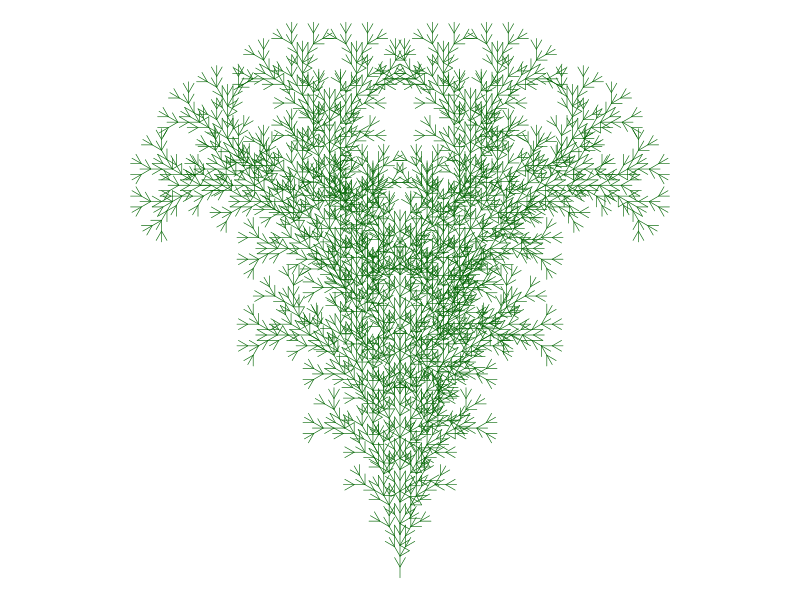
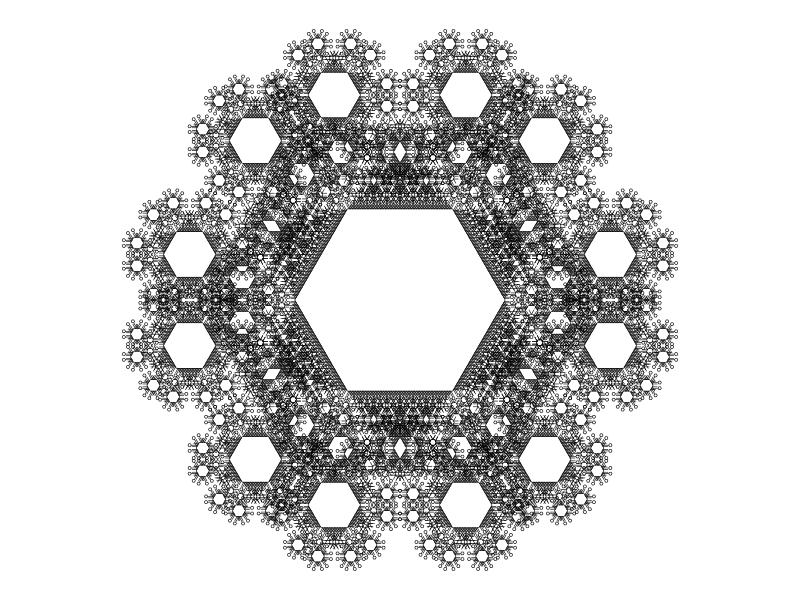
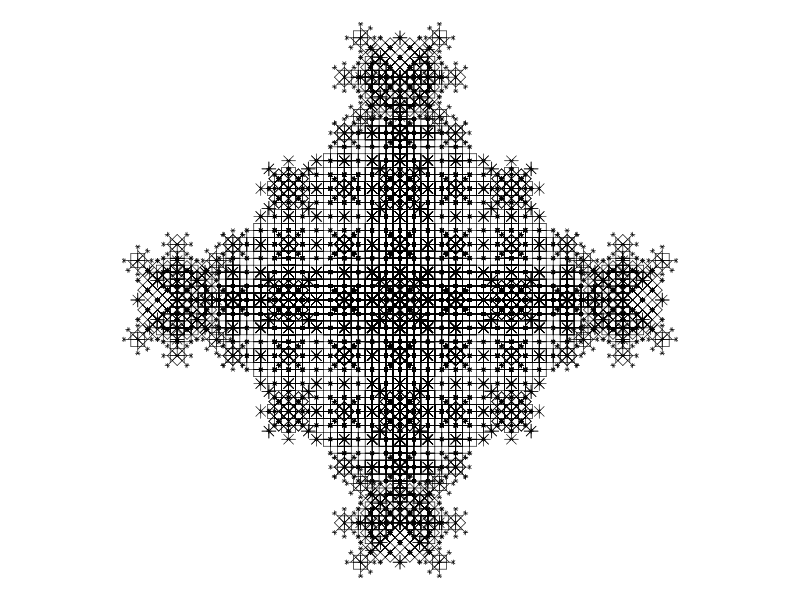

Reproduce these figures in R, in order. (Note: this script raises an error after producing the figures.)
## ---- chunk 1
subtrahend = 2
## ---- chunk 2
getstr = function(start="A",
                  rules=list("A"="A[+A][-A]b","b"="[+C][-C]","C"="CC"),
                  n=10){
    st = start
    for(jj in 1:n){
        ss = strsplit(st,"")[[1]]
        s2 = ss
        for(i in names(rules)){
            s2[ss==i] = rules[[i]]
        }
        st = paste0(s2,collapse="")
    }
    return(st)
}

getxyc = function(string="AA+AA+AA+A+A",angle=pi/2,angle_initial=pi/2){
    switch = 1
    d = angle_initial
    x = 0
    y = 0
    dsave = numeric()
    xsave = numeric()
    ysave = numeric()
    chs = strsplit(string,"")[[1]]
    xl = numeric(sum(chs %in% LETTERS)+sum(chs=="]")+1)
    yl = numeric(sum(chs %in% LETTERS)+sum(chs=="]")+1)
    draw = numeric(sum(chs %in% LETTERS)+sum(chs=="]")+1)
    j = 0
    for(i in 1:nchar(string)){
        ch = chs[i]
        cn = as.integer(charToRaw(ch))
        if(cn>=as.integer(charToRaw("A")) && cn<=as.integer(charToRaw("L"))){
            j = j+1
            draw[j+1] = 1
            x = x+cos(d)
            y = y+sin(d)
            xl[j+1] = x
            yl[j+1] = y
        }
        if(cn>=as.integer(charToRaw("M")) && cn<=as.integer(charToRaw("Z"))){
            j = j+1
            draw[j+1] = 0
            x = x+cos(d)
            y = y+sin(d)
            xl[j+1] = x
            yl[j+1] = y
        }
        if(cn==as.integer(charToRaw("["))){
            dsave = c(dsave,d)
            xsave = c(xsave,x)
            ysave = c(ysave,y)
        }
        if(cn==as.integer(charToRaw("]"))){
            j = j+1
            draw[j+1] = 0
            x = xsave[length(xsave)]
            y = ysave[length(ysave)]
            d = dsave[length(dsave)]
            if(length(xsave)>1){
                xsave = xsave[1:(length(xsave)-1)]
                ysave = ysave[1:(length(ysave)-1)]
                dsave = dsave[1:(length(dsave)-1)]
            } else {
                xsave = numeric()
                ysave = numeric()
                dsave = numeric()
            }
            xl[j+1] = x
            yl[j+1] = y
        }
        if(cn==as.integer(charToRaw("-"))){
            d = d-angle*switch
        }
        if(cn==as.integer(charToRaw("+"))){
            d = d+angle*switch
        }
        if(cn==as.integer(charToRaw("."))){
            switch = switch*(-1)
        }
    }
    
    xwid = max(xl)-min(xl)
    ywid = max(yl)-min(yl)
    xmid = (max(xl)+min(xl))/2
    ymid = (max(yl)+min(yl))/2
    wid = max(c(xwid,ywid))
    x2 = (xl-xmid)/wid*2
    y2 = (yl-ymid)/wid*2
    return(list(x2,y2,draw))
}

makeplot = function(xyd,lwd=1,col="blue"){
    x = xyd[[1]]
    y = xyd[[2]]
    d = xyd[[3]]
    plot(0,0,"n",xlim=c(-1,1),ylim=c(-1,1),axes=F,ann=F)
    starts = numeric()
    if(d[1]){
        starts = c(1)
    }
    starts = c(starts,which(diff(d)==1))
    ends = which(diff(d)==-1)
    if(d[length(d)]==1){
        ends = c(ends,length(d))
    }
    for(i in 1:length(starts)){
        lines(x[starts[i]:ends[i]],y[starts[i]:ends[i]],lwd=lwd,col=col)
    }
}

catinfo = function(angle,start,rules,N){
    cat(paste0("Angle = ",angle,"°\n"))
    cat(paste0("Start = ",start))
    cat("\n")
    cat("Rules:")
    cat("\n")
    cat(paste0("  ",names(rules)," > ",rules,collapse="\n"))
    cat(paste0("\nNumber of recursions = ",N))
}
## ---- chunk 3
par(mar=c(0,0,0,0),oma=c(0,0,0,0),pty="s")
angle = 30
N = 7
start_angle = 90
start = "A"
rules = list("A"="A[+A][-A]B",
             "B"="[--B]A")
s = getstr(start,rules,N)
xyc = getxyc(s,angle/180*pi,angle_initial=start_angle/180*pi)
# print(xyc[[3]])
makeplot(xyc,lwd=0.6,col="darkgreen")
## ---- chunk 4
catinfo(angle,start,rules,N)
## ---- chunk 5
par(mar=c(0,0,0,0),oma=c(0,0,0,0),pty="s")
angle = 60
N = 7
start_angle = 0
start = "A"
rules = list("A"="-B+B+B+B+B+B",
             "B"="B[--CCA][-CCA]B",
             "C"="CC")
s = getstr(start,rules,N)
xyc = getxyc(s,angle/180*pi,angle_initial=start_angle/180*pi)
makeplot(xyc,lwd=0.6,col="black")
## ---- chunk 6
catinfo(angle,start,rules,N)
## ---- chunk 7
par(mar=c(0,0,0,0),oma=c(0,0,0,0),pty="s")
start = "A"
rules = list("A"="[----AAB][--AAB][++AAB]AAB",
             "B"="[-C][+C][--C][++C][---C][+++C]",
             "C"="CAB")
angle = 45
start_angle = 0
N = 6
s = getstr(start,rules,N)
xyc = getxyc(s,angle/180*pi,angle_initial=start_angle/180*pi)
makeplot(xyc,lwd=0.6,col="black")
## ---- chunk 8
catinfo(angle,start,rules,N)
## ---- chunk 9
par(mar=c(0,0,0,0),oma=c(0,0,0,0),pty="s")
start = "A"
rules = list("A"="[-AAB][--AAB][+AAB][++AAB]AAB",
             "B"="[-C][+C][--C][++C]CA",
             "C"="CC")
angle = 72
start_angle = 72/4
N = 5
s = getstr(start,rules,N)
xyc = getxyc(s,angle/180*pi,angle_initial=start_angle/180*pi)
makeplot(xyc,lwd=0.6,col="black")
## ---- chunk 10
catinfo(angle,start,rules,N)
## ---- chunk 11
par(mar=c(0,0,0,0),oma=c(0,0,0,0),pty="s")
start = "a"
rules = list("a"="-B+B+B+B+B+B",
             "B"="BB[-CCa]",
             "C"="CC")
angle = 60
start_angle = 0
N = 9
s = getstr(start,rules,N)
xyc = getxyc(s,angle/180*pi,angle_initial=start_angle/180*pi)
makeplot(xyc,lwd=1,col="black")
## ---- chunk 12
catinfo(angle,start,rules,N)
## ---- chunk 13
par(mar=c(0,0,0,0),oma=c(0,0,0,0),pty="s")
start = "A"
rules = list("A"="B+B+B+B+B",
             "B"="[-CCA]BB",
             "C"="CC")
angle = 72
start_angle = 0
N = 9
s = getstr(start,rules,N)
xyc = getxyc(s,angle/180*pi,angle_initial=start_angle/180*pi)
makeplot(xyc,lwd=1,col="black")
## ---- chunk 14
catinfo(angle,start,rules,N)
## ---- chunk 15
par(mar=c(0,0,0,0),oma=c(0,0,0,0),pty="s")
start = "A"
rules = list("A"="+A-B-B[B]",
             "B"="-B+A+A[A]")
angle = 45
start_angle = 0
N = 8
s = getstr(start,rules,N)
xyc = getxyc(s,angle/180*pi,angle_initial=start_angle/180*pi)
makeplot(xyc,lwd=1,col="black")
## ---- chunk 16
catinfo(angle,start,rules,N)
## ---- chunk 17
par(mar=c(0,0,0,0),oma=c(0,0,0,0),pty="s")
start = "A"
rules = list("A"="AA[-A][+A]")
angle = 90
start_angle = 0
N = 8
s = getstr(start,rules,N)
xyc = getxyc(s,angle/180*pi,angle_initial=start_angle/180*pi)
makeplot(xyc,lwd=1,col="black")
## ---- chunk 18
catinfo(angle,start,rules,N)
## ---- chunk 19
par(mar=c(0,0,0,0),oma=c(0,0,0,0),pty="s")
start = "A"
rules = list("A"="AcbcA",
             "b"="[+A][-A][++A][--A][+++A][---A][++++A][----A][+++++A][-----A]",
             "c"="bAb")
angle = 30
start_angle = 0
N = 6
s = getstr(start,rules,N)
xyc = getxyc(s,angle/180*pi,angle_initial=start_angle/180*pi)
makeplot(xyc,lwd=1,col="black")
## ---- chunk 20
catinfo(angle,start,rules,N)
## ---- chunk 21
par(mar=c(0,0,0,0),oma=c(0,0,0,0),pty="s")
start = "AB"
rules = list("A"="B--B",
             "B"="AA+++AA")
angle = 30
start_angle = 0
N = 12
s = getstr(start,rules,N)
xyc = getxyc(s,angle/180*pi,angle_initial=start_angle/180*pi)
makeplot(xyc,lwd=1,col="black")
## ---- chunk 22
catinfo(angle,start,rules,N)
## ---- chunk 23
par(mar=c(0,0,0,0),oma=c(0,0,0,0),pty="s")
start = "x"
rules = list("x"="FFF[+FFF+FFF+FF+FF+F+Fx][-FFF-FFF-FF-FF-F-Fx]Fx",
             "F"="FFx")
angle = 30
start_angle = 90
N = 6
s = getstr(start,rules,N)
xyc = getxyc(s,angle/180*pi,angle_initial=start_angle/180*pi)
makeplot(xyc,lwd=0.3,col="black")
## ---- chunk 24
catinfo(angle,start,rules,N)
## ---- chunk 25
par(mar=c(0,0,0,0),oma=c(0,0,0,0),pty="s")
start = "A"
rules = list("A"="AB",
             "B"="A[++C][--C]",
             "C"="C[+C][-C]A")
angle = 45
start_angle = 90
N = 10
s = getstr(start,rules,N)
xyc = getxyc(s,angle/180*pi,angle_initial=start_angle/180*pi)
makeplot(xyc,lwd=1,col="maroon")
## ---- chunk 26
catinfo(angle,start,rules,N)
## ---- chunk 27
par(mar=c(0,0,0,0),oma=c(0,0,0,0),pty="s")
start = "-x"
rules = list("x"="F+[[x]-x]-F[-Fx]+x",
             "F"="FF")
angle = 25
start_angle = 90
N = 7
s = getstr(start,rules,N)
xyc = getxyc(s,angle/180*pi,angle_initial=start_angle/180*pi)
makeplot(xyc,lwd=1,col=rgb(0.5,0,0.5))
## ---- chunk 28
catinfo(angle,start,rules,N)
## ---- chunk 29
par(mar=c(0,0,0,0),oma=c(0,0,0,0),pty="s")
start = "b"
rules = list("A"="AA",
             "b"="AbA+AbA+AbA")
angle = 90
start_angle = 90
N = 9
s = getstr(start,rules,N)
xyc = getxyc(s,angle/180*pi,angle_initial=start_angle/180*pi)
makeplot(xyc,lwd=1,col=rgb(0,0,0.5))
## ---- chunk 30
catinfo(angle,start,rules,N)
## ---- chunk 31
par(mar=c(0,0,0,0),oma=c(0,0,0,0),pty="s")
start = "A"
rules = list("A"="A+A-A")
angle = 115
start_angle = 90
N = 11
s = getstr(start,rules,N)
xyc = getxyc(s,angle/180*pi,angle_initial=start_angle/180*pi)
makeplot(xyc,lwd=1,col=rgb(0,0,0))
## ---- chunk 32
catinfo(angle,start,rules,N)
## ---- chunk 33
par(mar=c(0,0,0,0),oma=c(0,0,0,0),pty="s")
start = "A"
rules = list("A"="A[+AA][-AA]B",
             "B"="ABA")
angle = 90
start_angle = -90
N = 7
s = getstr(start,rules,N)
xyc = getxyc(s,angle/180*pi,angle_initial=start_angle/180*pi)
makeplot(xyc,lwd=1,col=rgb(0,0,0))
## ---- chunk 34
catinfo(angle,start,rules,N)
## ---- chunk 35
par(mar=c(0,0,0,0),oma=c(0,0,0,0),pty="s")
start = "x"
rules = list("x"="FFF[+FF+FF+FF+F+Fx][-FF-FF-FF-F-Fx]FFFFFFFFFFFFFFx",
             "F"="FF")
angle = 6
start_angle = 90
N = 8
s = getstr(start,rules,N)
xyc = getxyc(s,angle/180*pi,angle_initial=start_angle/180*pi)
makeplot(xyc,lwd=1,col=rgb(0,0,0))
## ---- chunk 36
catinfo(angle,start,rules,N)
## ---- chunk 37
xyd = function(string="AA+AA+AA+A+A",angle=pi/2,angle_initial=pi/2){
    switch = 1
    d = angle_initial
    x = 0
    y = 0
    xl = c(x)
    yl = c(y)
    dsave = numeric()
    xsave = numeric()
    ysave = numeric()
    chs = strsplit(string,"")[[1]]
    xl = numeric(sum(chs %in% LETTERS)+sum(chs=="]")+1)
    yl = numeric(sum(chs %in% LETTERS)+sum(chs=="]")+1)
    draw = numeric(sum(chs %in% LETTERS)+sum(chs=="]")+1)
    draw[1]=1
    j = 1
    for(i in 1:nchar(string)){
        ch = chs[i]
        cn = as.integer(charToRaw(ch))
        if(cn>=as.integer(charToRaw("A")) && cn<=as.integer(charToRaw("L"))){
            j = j+1
            draw[j] = 1
            x = x+cos(d)
            y = y+sin(d)
            xl[j] = x
            yl[j] = y
        }
        if(cn>=as.integer(charToRaw("M")) && cn<=as.integer(charToRaw("Z"))){
            j = j+1
            draw[j] = 0
            x = x+cos(d)
            y = y+sin(d)
            xl[j] = x
            yl[j] = y
        }
        if(cn==as.integer(charToRaw("["))){
            dsave = c(dsave,d)
            xsave = c(xsave,x)
            ysave = c(ysave,y)
        }
        if(cn==as.integer(charToRaw("]"))){
            j = j+1
            draw[j] = 0
            x = xsave[length(xsave)]
            y = ysave[length(ysave)]
            d = dsave[length(dsave)]
            if(length(xsave)>1){
                xsave = xsave[1:(length(xsave)-1)]
                ysave = ysave[1:(length(ysave)-1)]
                dsave = dsave[1:(length(dsave)-1)]
            } else {
                xsave = numeric()
                ysave = numeric()
                dsave = numeric()
            }
            xl[j] = x
            yl[j] = y
        }
        if(cn==as.integer(charToRaw("-"))){
            d = d+angle*switch
        }
        if(cn==as.integer(charToRaw("+"))){
            d = d-angle*switch
        }
        if(cn==as.integer(charToRaw("."))){
            switch = switch*(-1)
        }
    }
    return(list(xl,yl,draw,x,y,d,xsave,ysave,dsave))
}

plotit = function(xyd,lwd=1,col="blue"){
    x = xyd[[1]]
    y = xyd[[2]]
    d = xyd[[3]]
    plot(0,0,"n",xlim=c(-10,10),ylim=c(-10,10),axes=F,ann=F)
    starts = numeric()
    if(d[1]){
        starts = c(1)
    }
    starts = c(starts,which(diff(d)==1))
    ends = which(diff(d)==-1)
    if(d[length(d)]==1){
        ends = c(ends,length(d))
    }
    for(i in 1:length(starts)){
        lines(x[starts[i]:ends[i]],y[starts[i]:ends[i]],lwd=lwd,col=col)
    }
}

plotit2 = function(xyd,lwd=1,col="blue"){
    x = xyd[[1]]
    y = xyd[[2]]
    d = xyd[[3]]
    plot(0,0,"n",xlim=c(-10,10),ylim=c(-10,10),axes=F,ann=F)
    for(xxx in -8:8){
        jjj = -6:6
        points(rep(xxx,length(jjj)),jjj,pch=19,col="grey")
    }
    starts = numeric()
    if(d[1]){
        starts = c(1)
    }
    starts = c(starts,which(diff(d)==1))
    ends = which(diff(d)==-1)
    if(d[length(d)]==1){
        ends = c(ends,length(d))
    }
    for(i in 1:length(starts)){
        lines(x[starts[i]:ends[i]],y[starts[i]:ends[i]],lwd=lwd,col=col)
    }
}
## ---- chunk 38
s = "FFFF[+FFF[+FF+F][-FF-F]F][-FFF[-FF-F][+FF+F]F]F[+F][-F]F"
# ss = strsplit(s,"")[[1]]
x = 0
y = 0
d = pi/2
for(i in 1:nchar(s)){
    par(mar=c(0,0,0,0),oma=c(0,0,0,0),pty="s")
    ss = substr(s,1,i)
    xyd1 = xyd(ss,pi/2,angle_initial=pi/2)
    plotit2(xyd1,lwd=3,col=rgb(0,0,0))
    text(-9,9,s,adj=c(0,0.5),col="grey")
    text(-9,9,ss,adj=c(0,0.5))
    x = xyd1[[4]]
    y = xyd1[[5]]
    d = xyd1[[6]]
    xsave = round(xyd1[[7]],1)
    ysave = round(xyd1[[8]],1)
    dsave = xyd1[[9]]
    arrows(x-cos(d)/4,y-sin(d)/4,x+cos(d)/4,y+sin(d)/4,0.1,15,2,col="darkgreen",lwd=5)
    if(length(xsave)>0){
        text(-5,-9,paste0(rev(xsave),collapse="\n"),adj=c(0.5,0),col="red")
        text(0,-9,paste0(rev(ysave),collapse="\n"),adj=c(0.5,0),col="red")
        text(5,-9,paste0(rev(round(dsave/pi*180)),"°",collapse="\n"),adj=c(0.5,0),col="red")
        for(i in 1:length(xsave)){
            xs = xsave[i]
            ys = ysave[i]
            ds = dsave[i]
            arrows(xs-cos(ds)/5,ys-sin(ds)/5,xs+cos(ds)/5,ys+sin(ds)/5,0.1,15,2,col="red",lwd=2)
        }
    }
    
}

## ---- chunk 39
s = "FFF[+FFF+FFF+FF+FF+F+F][-FFF-FFF-FF-FF-F-F]F"
x = 0
y = 0
d = pi/2
for(i in 1:nchar(s)){
    par(mar=c(0,0,0,0),oma=c(0,0,0,0),pty="s")
    ss = substr(s,1,i)
    xyd1 = xyd(ss,pi/2,angle_initial=pi/2)
    plotit(xyd1,lwd=3,col=rgb(0,0,0))
    text(-9,9,s,adj=c(0,0.5),col="grey")
    text(-9,9,ss,adj=c(0,0.5))
    x = xyd1[[4]]
    y = xyd1[[5]]
    d = xyd1[[6]]
    xsave = round(xyd1[[7]],1)
    ysave = round(xyd1[[8]],1)
    dsave = xyd1[[9]]
    arrows(x-cos(d)/4,y-sin(d)/4,x+cos(d)/4,y+sin(d)/4,0.1,15,2,col="darkgreen",lwd=5)
    if(length(xsave)>0){
        text(-5,-9,paste0(rev(xsave),collapse="\n"),adj=c(0.5,0),col="red")
        text(0,-9,paste0(rev(ysave),collapse="\n"),adj=c(0.5,0),col="red")
        text(5,-9,paste0(rev(round(dsave/pi*180)),"°",collapse="\n"),adj=c(0.5,0),col="red")
        for(i in 1:length(xsave)){
            xs = xsave[i]
            ys = ysave[i]
            ds = dsave[i]
            arrows(xs-cos(ds)/5,ys-sin(ds)/5,xs+cos(ds)/5,ys+sin(ds)/5,0.1,15,2,col="red",lwd=2)
        }
    }
}
